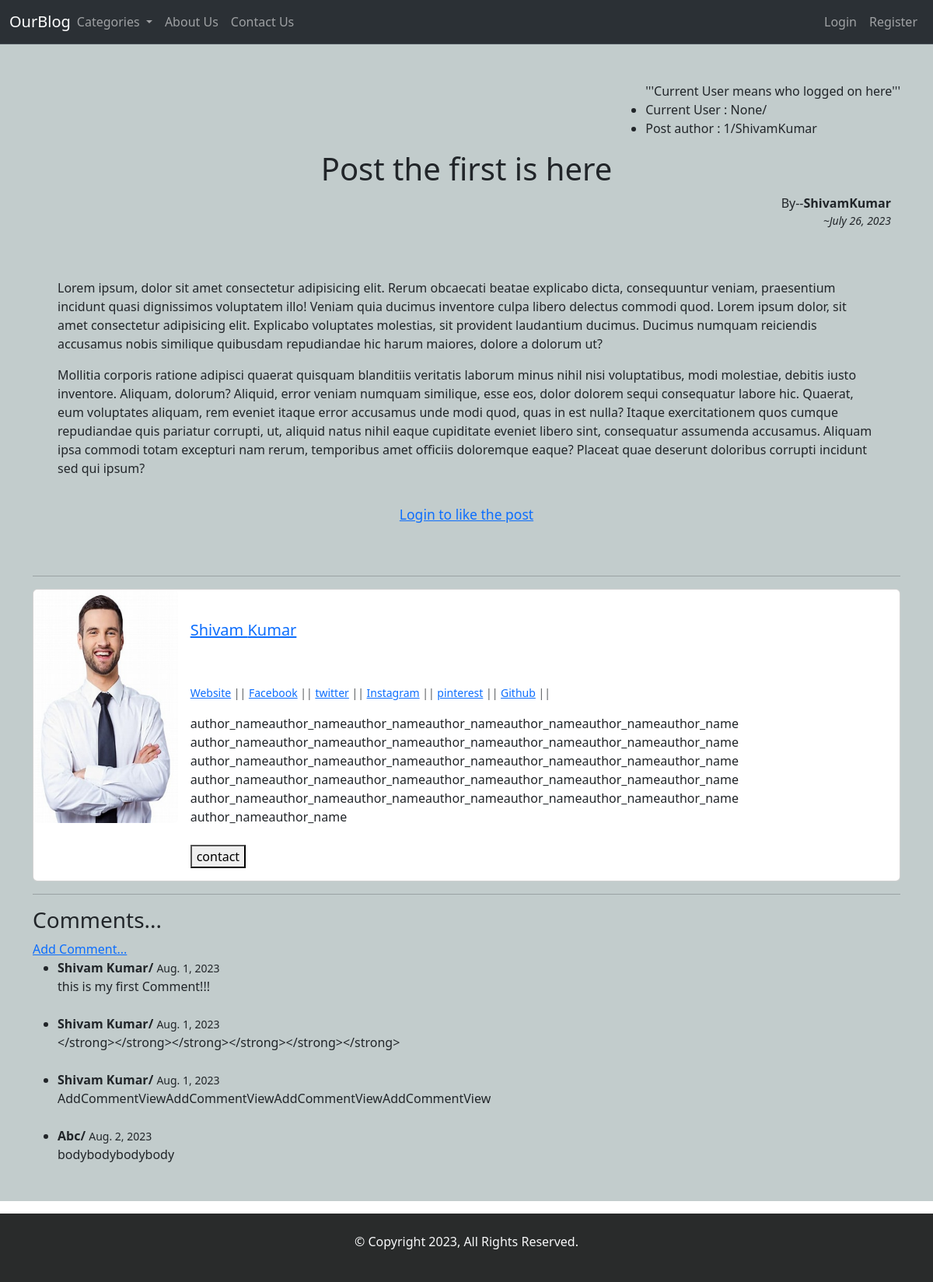
The app's page /article/1 with its own data.
### Ourblog/models.py (models this page shows, shortened)
class Poster(models.Model):
    title = models.CharField(max_length=255)
    author = models.ForeignKey(User, on_delete=models.CASCADE)
    title_tag = models.CharField(max_length=255,default="")
    header_image = models.ImageField(null=True, blank=True, upload_to="images/")
    category = models.CharField(max_length=255)
    snippet = models.CharField(max_length=255, default="click above to read the article")
    body = RichTextField(blank=True, null=True)
    Post_date = models.DateField(auto_now_add=True)
    likes = models.ManyToManyField(User, related_name = 'Blog_post')
    def total_likes(self):
        return self.likes.count()

class Profile(models.Model):
    author_name  = models.OneToOneField(User,null=True, on_delete=models.CASCADE)
    profilepic = models.ImageField(null=True,blank=True, upload_to="images/profile", height_field=None, width_field=None, max_length=None)
    bio = models.TextField(default="" , null=True)
    web_url = models.CharField(max_length=255, null=True, blank=True)
    fb_url = models.CharField(max_length=255, null=True, blank=True)
    twitter_url = models.CharField(max_length=255, null=True, blank=True)
    insta_url = models.CharField(max_length=255, null=True, blank=True)
    pinterest_url = models.CharField(max_length=255, null=True, blank=True)
    github_url = models.CharField(max_length=255, null=True, blank=True)

class Comment(models.Model):
    post = models.ForeignKey('Poster',on_delete=models.CASCADE ,related_name ="comments")
    name = models.CharField(max_length=255)
    body = models.TextField()
    date_added = models.DateField(auto_now_add=True)

### Ourblog/views.py (the view)
# urls.py: path('article/<int:pk>', ArticleDetailView.as_view(), name='article-detail'),
class ArticleDetailView(DetailView):
    model = Poster
    template_name = "Article_detail.html"
    def get_context_data(self, **kwargs: Any) -> Dict[str, Any]:
        cat_menu = Category.objects.all()
        context = super(ArticleDetailView, self).get_context_data(**kwargs)
        context["cat_menu"] = cat_menu
        stuff= get_object_or_404(Poster, id = self.kwargs['pk'])
        total_likes = stuff.total_likes()
        context["total_likes"] = total_likes
        liked=False
        if stuff.likes.filter(id= self.request.user.id).exists():
            liked=True
        context["liked"] = liked
        return context

### Ourblog/templates/Article_detail.html (shortened to what this page needs)
{% extends 'base.html' %}
{% load static %}
{% block body %}
<div style="background-color: #c2cccc;">
<div class="container center" >
<br><br>
<div class="d-flex justify-content-end align-items-center">
    <ul>
    '''Current User means who logged on here'''
    <li>Current User : {{user.id}}/{{user.first_name}}{{user.last_name}}</li>
    <li>Post author :  {{ object.author.id}}/{{object.author.first_name}}{{object.author.last_name}}</li>
    </ul>
</div>
<header>
    <div>
    <h1 class="d-flex justify-content-center align-items-center">{{ object.title }}</h1>
    </div>
    <div class="container">
        <div class="d-flex justify-content-end align-items-center">
            By-- <strong >{{ object.author.first_name}}{{ object.author.last_name}}</strong>
        </div>
        <small class="d-flex justify-content-end align-items-center"><i>~{{object.Post_date}}</i></small>
    </div>
</header>
<div>
<div class="d-flex align-items-center ">
    <div class="cover-container d-flex w-100 h-100 p-3 mx-auto flex-column align-items-center">
        <main class="px-3 d-flex w-100 h-100 p-3 mx-auto flex-column align-items-center">
            <p class="d-flex justify-content-end align-items-center">
            {{ object.body|safe }}
            </p>
            <p class="lead">
            {%  if user.is_authenticated  %}
            <span>
            <form action="{% url 'like_post' object.pk %}" method="post">
                {% csrf_token %}
                {% if liked %}
                <button type="submit" name="post_id" value="{{ object.id }} " class="btn btn-sm btn-light fw-bold border-white bg-blue">Unlike</button>
                {% else %}
                <button type="submit" name="post_id" value="{{ object.id }} " class="btn btn-sm btn-light fw-bold border-white bg-white">like</button>
                {% endif %}
                {{total_likes}}-likes
            </form>
            {% else %}
                <small><a href="{% url 'login' %}">Login to like the post</a></small>
            {% endif %}
          </p>
        </main>
      </div>
</div>
    </div><hr>
    <div class="cover-container">
        <div class="card text-bg-tertiary mb-3" style="max-width: auto;">
            <div class="row g-0">
              <div class="col-md-2">
                {% if object.author.profile.profilepic %}
                    <img src="{{ object.author.profile.profilepic.url }}" class="img-fluid rounded" style="height: 300px; width: 200px;" alt="...">
                {% else %}
                    <img src="{% static 'Ourblog/images/img.jpg' %}" class="img-fluid rounded" style="height: 300px; width: 200px;" alt="...">
                {% endif %}
            </div>
              <div class="col-md-8">
                <div class="card-body">
                  <a href="{% url 'show_user_profile' object.author.profile.id %}">
                    <h5 class="card-title"><br>{{ object.author.first_name }} {{ object.author.last_name }}</h5>
                  </a><br><br>
                  <p class="card-text"><small class="text-body-secondary">
                    {% if object.author.profile.web_url %}
                    <a href="{{ object.author.profile.web_url }}">Website</a> ||
                    {% endif %}
                    {% if object.author.profile.fb_url %}
                    <a href="{{ object.author.profile.fb_url }}">Facebook</a> ||
                    {% endif %}
                    {% if object.author.profile.twitter_url %}
                    <a href="{{ object.author.profile.twitter_url }}">twitter</a> ||
                    {% endif %}
                    {% if object.author.profile.insta_url %}
                    <a href="{{ object.author.profile.insta_url }}">Instagram</a> ||
                    {% endif %}
                    {% if object.author.profile.pinterest_url %}
                    <a href="{{ object.author.profile.pinterest_url }}">pinterest</a> ||
                    {% endif %}
                    {% if object.author.profile.github_url %}
                    <a href="{{ object.author.profile.github_url }}">Github</a> ||
                    {% endif %}
                  </small></p>
                  <p class="card-text">{{ object.author.profile.bio }}
                    <br><br><button>contact</button>
                  </p>
                </div>
              </div>
            </div>
          </div>
    </div>
    <hr>
    <h3>Comments...</h3>
    <a href="{% url 'Add_comment' object.pk %}">Add Comment...</a>
    <ul>
        {% if not object.comments.all %}
        No comments Yet... <a href="{% url 'Add_comment' object.pk %}">Add one</a>
        {% else %}
        {% for comment in object.comments.all%}
               <li> <strong>{{ comment.name }}/</strong>
                <small>{{ comment.date_added }}</small>
               <br> {{comment.body}} <br><br>
            </li>
        {% endfor %}
        {% endif %}
        <br>
    </ul>
</div>
</div>
{% endblock %}

### Ourblog/templates/base.html (shortened to what this page needs)
<!DOCTYPE html>
<html lang="en">
  <head>
    <link href="https://cdn.jsdelivr.net/npm/bootstrap@5.3.0/dist/css/bootstrap.min.css" rel="stylesheet" />
  </head>
  <body>
    <div class="">
      <nav class="navbar navbar-expand-lg bg-body-tertiary bg-dark border-bottom border-bottom-dark" data-bs-theme="dark">
        <div class="container-fluid ">
          <a class="navbar-brand mx-0" href="/">OurBlog</a>
          <div class="collapse navbar-collapse" id="navbarSupportedContent">
          <ul class="navbar-nav mr-auto me-0 mb-2 mb-lg-0">
            <li class="nav-item dropdown">
              <a class="nav-link dropdown-toggle" href="#" id="navbarDropdown" role="button" data-bs-toggle="dropdown" aria-expanded="false">
                Categories
              </a>
            </li>
            <li class="nav-item">
              <a class="nav-link" href="#">About Us</a>
            </li>
            <li class="nav-item">
              <a class="nav-link" href="#">Contact Us</a>
            </li>
          </ul>
        </div>
        {%  if user.is_authenticated  %}
        <ul class="navbar-nav ml-auto">
          <li class="nav-item">
            <a class="nav-link" href="{% url 'show_user_profile' user.id %}">{{ user.first_name }} {{ user.last_name }}</a>
          </li>
          <li class="nav-item">
            <a class="nav-link" href="{% url 'logout' %}">Logout</a>
          </li>
        </ul>
        {% else %}
        <ul class="navbar-nav ml-auto">
          <li class="nav-item">
            <a class="nav-link" href="{% url 'login' %}">Login</a>
          </li>
          <li class="nav-item">
            <a class="nav-link" href="{% url 'register' %}">Register</a>
          </li>
        </ul>
        {% endif %}
      </div>
    </nav>
  </div>
    {% block body %}
    {% endblock %}
    <footer class="" style="background-color: #292b2b;"><br>
      <p class="d-flex justify-content-center align-items-center text-light">&copy; Copyright 2023, All Rights Reserved.</p><br>
    </footer>
  </body>
</html>

### records on screen
Poster: author.id "1", author.first_name "Shivam", author.last_name "Kumar", title "Post the first is here", Post_date "July 26, 2023", body "Lorem ipsum, dolor sit amet consectetur adipisicing elit. Rerum obcaecati beatae explicabo dicta, consequuntur veniam, praesentium incidunt quasi dignissimos voluptatem illo! Veniam quia ducimus inventore culpa libero delectus commodi quod. Lorem ipsum dolor, sit amet consectetur adipisicing elit. Explicabo voluptates molestias, sit provident laudantium ducimus. Ducimus numquam reiciendis accusamus nobis similique quibusdam repudiandae hic harum maiores, dolore a dolorum ut? Mollitia corporis ratione adipisci quaerat quisquam blanditiis veritatis laborum minus nihil nisi voluptatibus, modi molestiae, debitis iusto inventore. Aliquam, dolorum? Aliquid, error veniam numquam similique, esse…", author.profile.profilepic (picture), author.profile.bio "author_nameauthor_nameauthor_nameauthor_nameauthor_nameauthor_nameauthor_nameauthor_nameauthor_nameauthor_nameauthor_nameauthor_nameauthor_nameauthor_nameauthor_nameauthor_nameauthor_nameauthor_nameauthor_nameauthor_nameauthor_nameauthor_nameauthor_nameauthor_nameauthor_nameauthor_nameauthor_nameauthor_nameauthor_nameauthor_nameauthor_nameauthor_nameauthor_nameauthor_nameauthor_nameauthor_nameauthor_name"
Comment: name "Shivam Kumar", date_added "Aug. 1, 2023", body "this is my first Comment!!!"
Comment: name "Shivam Kumar", date_added "Aug. 1, 2023", body "</strong></strong></strong></strong></strong></strong>"
Comment: name "Shivam Kumar", date_added "Aug. 1, 2023", body "AddCommentViewAddCommentViewAddCommentViewAddCommentView"
Comment: name "Abc", date_added "Aug. 2, 2023", body "bodybodybodybody"

### other values on screen
{{ user.id }} "None"
